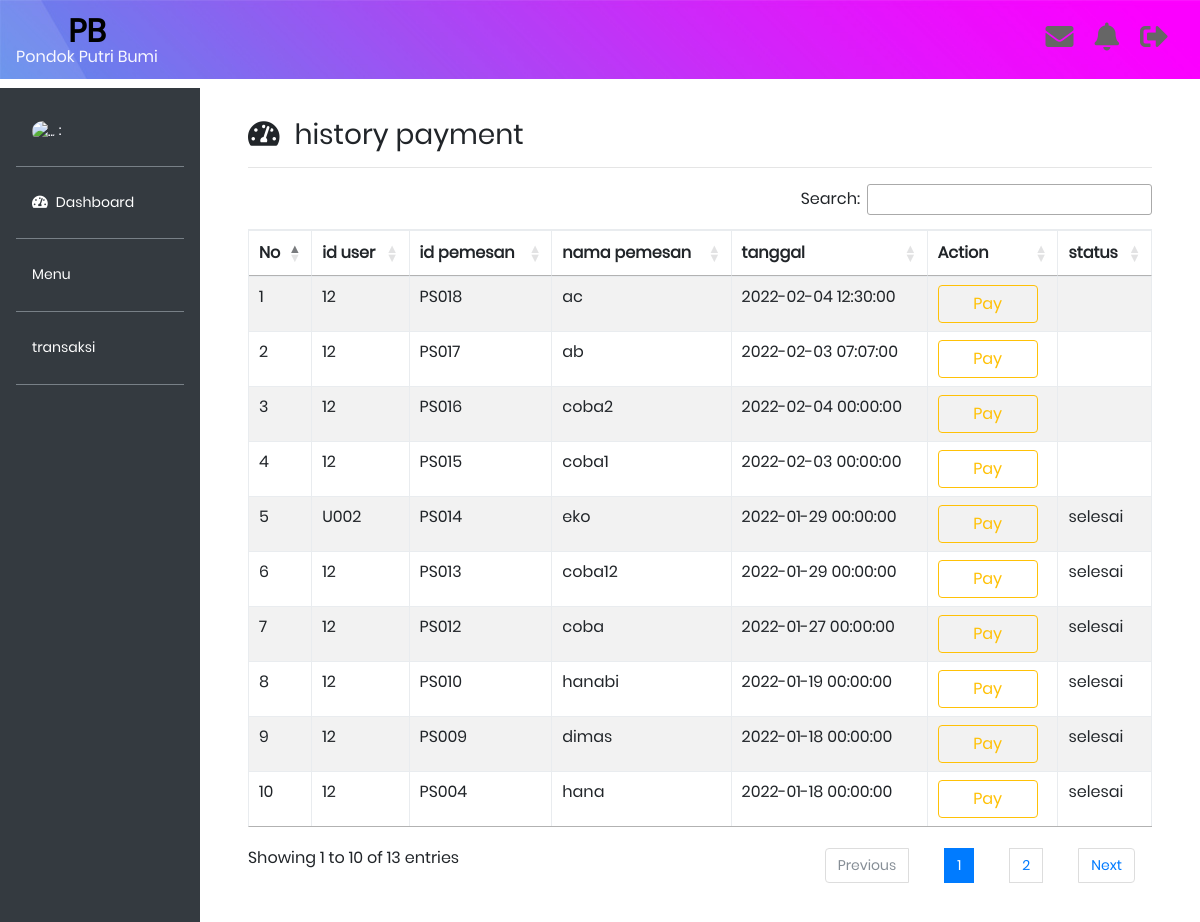
Page /transaksi.php on the committed database.
### tables this page shows
CREATE TABLE `pemesan` (
  `id_pemesan` varchar(250) NOT NULL,
  `nama_pemesan` varchar(250) NOT NULL,
  `tanggal_pesan` datetime DEFAULT NULL,
  `id_user` varchar(250) DEFAULT NULL,
  `status` varchar(250) DEFAULT NULL
);

### transaksi.php (the view, shortened to what this page needs)
<!doctype html>
<?php
include 'database/koneksidb.php';
$sql_user = "SELECT * FROM users WHERE username = '$user_login'";
$calluser = mysqli_query($conn, $sql_user);
$data_user = mysqli_fetch_array($calluser);
$query = "SELECT * FROM pemesan ORDER BY id_pemesan DESC";
$call = mysqli_query($conn, $query);
?>
<html lang="en">
<head>
  <link rel="stylesheet" href="https://maxcdn.bootstrapcdn.com/bootstrap/4.0.0/css/bootstrap.min.css">
  <link rel="stylesheet" type="text/css" href="admin.css">
  <link rel="stylesheet" type="text/css" href="fontawesome-free/css/all.min.css">
  <link rel="stylesheet" type="text/css" media="screen" href="https://cdnjs.cloudflare.com/ajax/libs/twitter-bootstrap/4.5.2/css/bootstrap.css">
  <link rel="stylesheet" type="text/css" href="https://cdn.datatables.net/1.11.3/css/dataTables.bootstrap4.min.css">
  <link rel="stylesheet" type="text/css" href="https://cdn.datatables.net/1.11.3/css/jquery.dataTables.min.css">
  <link rel="stylesheet" type="text/css" href="vendor/bootstrap/css/bootstrap.min.css">
  <link rel="stylesheet" type="text/css" href="fonts/font-awesome-4.7.0/css/font-awesome.min.css">
  <link rel="stylesheet" type="text/css" href="fonts/iconic/css/material-design-iconic-font.min.css">
  <link rel="stylesheet" type="text/css" href="vendor/animate/animate.css">
  <link rel="stylesheet" type="text/css" href="vendor/css-hamburgers/hamburgers.min.css">
  <link rel="stylesheet" type="text/css" href="vendor/animsition/css/animsition.min.css">
  <link rel="stylesheet" type="text/css" href="vendor/select2/select2.min.css">
  <link rel="stylesheet" type="text/css" href="vendor/daterangepicker/daterangepicker.css">
  <link rel="stylesheet" type="text/css" href="css/util.css">
  <link rel="stylesheet" type="text/css" href="css/main.css">
</head>
<body>
  <nav class="navbar navbar-expand-lg navbar-light bg-warning fixed-top" style="background-image: url('images/bg-01.jpg');">
    <a class="navbar-brand" href="#">
      <div class="txt1 text-center ">
        <h2 style="color: black;"><strong>PB</strong></h2>
        <h6 style="color: ghostwhite;">Pondok Putri Bumi</h6>
      </div>
    </a>
    <div class="icon ml-4">
      <h5>
        <a href="daftarpesan.php"><i class="fas fa-envelope fa-2x mr-3" data-toggle="tooltip" title="History"></i></a>
        <a href="#"><i class="fas fa-bell fa-2x mr-3" data-toggle="tooltip" title="Notification"></i></a>
        <a href="logout.php"><i class="fas fa-sign-out-alt fa-2x mr-3" data-toggle="tooltip" title="Log Out"></i></a>
      </h5>
    </div>
  </nav>
  <div class="row no-gutters mt-5">
    <div class="col-md-2 bg-dark mt-3 pr-3 pt-4">
      <ul class="nav flex-column ml-3 mb-5">
        <li class="nav-item mr5">
          <a class="nav-link active text-white, txt2" href="#" style="color: ghostwhite;">
            <img src="fgambar/qr.png" alt="..." class="rounded-circle mr5" width="45px" height="45px"> : <?= $data_user['username']; ?></a>
        </li>
        <hr class="bg-secondary">
        <li class="nav-item">
          <a class="nav-link active text-white" href="dashboard.php"><i class="fas fa-tachometer-alt mr-2"></i>Dashboard</a>
          <hr class="bg-secondary">
        </li>
        <li class="nav-item">
          <a class="nav-link text-white" data-toggle="collapse" href="#collapseExample" aria-expanded="false" aria-controls="collapseExample">
            Menu
          </a>
          <hr class="bg-secondary">
        </li>
        <li class="nav-item">
          <a class="nav-link disabled text-white" href="#">transaksi</a>
          <hr class="bg-secondary">
        </li>
      </ul>
    </div>
    <div class="col-md-10 p-5 pt-2">
      <h3><i class="fas fa-tachometer-alt mr-2"></i> history payment</h3>
      <hr>
      <table id="example" class="table table-striped table-bordered" style="width:100%">
        <thead>
          <tr>
            <th>No</th>
            <th>id user</th>
            <th>id pemesan</th>
            <th>nama pemesan</th>
            <th>tanggal</th>
            <th>Action</th>
            <th>status</th>
          </tr>
        </thead>
        <tbody>
          <?php $i = 1; ?>
          <?php while ($tampil = mysqli_fetch_array($call)) { ?>
            <tr>
              <td><?php echo $i++; ?></td>
              <td><?php echo $tampil['id_user']; ?></td>
              <td><?php echo $tampil['id_pemesan']; ?></td>
              <td><?php echo $tampil['nama_pemesan']; ?> </td>
              <td><?php echo $tampil['tanggal_pesan']; ?> </td>
              <td><a href="detailpesan.php?id=<?php echo $tampil['id_pemesan']; ?>" class="btn btn-outline-warning" style="width: 100px;">Pay</a></td>
              <td><?php echo $tampil['status']; ?></td>
            </tr>
          <?php } ?>
        </tbody>
      </table>
    </div>
  </div>
</body>
</html>

### css/main.css (style rules this page uses)
* { margin: 0px; padding: 0px; box-sizing: border-box; }
body, html { height: 100%; font-family: Poppins-Regular, sans-serif; }
a { font-family: Poppins-Regular; font-size: 14px; line-height: 1.7; color: #666666; margin: 0px; transition: all 0.4s; -webkit-transition: all 0.4s; -o-transition: all 0.4s; -moz-transition: all 0.4s; }
h1,h2,h3,h4,h5,h6 { margin: 0px; }
ul, li { margin: 0px; list-style-type: none; }
.txt1 { font-family: Poppins-Regular; font-size: 14px; line-height: 1.5; color: #666666; }
.txt2 { font-family: Poppins-Regular; font-size: 14px; line-height: 1.5; color: #333333; text-transform: uppercase; }

### rows in the picture
pemesan: id_user "12", id_pemesan "PS018", nama_pemesan "ac", tanggal_pesan "2022-02-04 12:30:00"
pemesan: id_user "12", id_pemesan "PS017", nama_pemesan "ab", tanggal_pesan "2022-02-03 07:07:00"
pemesan: id_user "12", id_pemesan "PS016", nama_pemesan "coba2", tanggal_pesan "2022-02-04 00:00:00"
pemesan: id_user "12", id_pemesan "PS015", nama_pemesan "coba1", tanggal_pesan "2022-02-03 00:00:00"
pemesan: id_user "U002", id_pemesan "PS014", nama_pemesan "eko", tanggal_pesan "2022-01-29 00:00:00", status "selesai"
pemesan: id_user "12", id_pemesan "PS013", nama_pemesan "coba12", tanggal_pesan "2022-01-29 00:00:00", status "selesai"
pemesan: id_user "12", id_pemesan "PS012", nama_pemesan "coba", tanggal_pesan "2022-01-27 00:00:00", status "selesai"
pemesan: id_user "12", id_pemesan "PS010", nama_pemesan "hanabi", tanggal_pesan "2022-01-19 00:00:00", status "selesai"
pemesan: id_user "12", id_pemesan "PS009", nama_pemesan "dimas", tanggal_pesan "2022-01-18 00:00:00", status "selesai"
pemesan: id_user "12", id_pemesan "PS004", nama_pemesan "hana", tanggal_pesan "2022-01-18 00:00:00", status "selesai"
